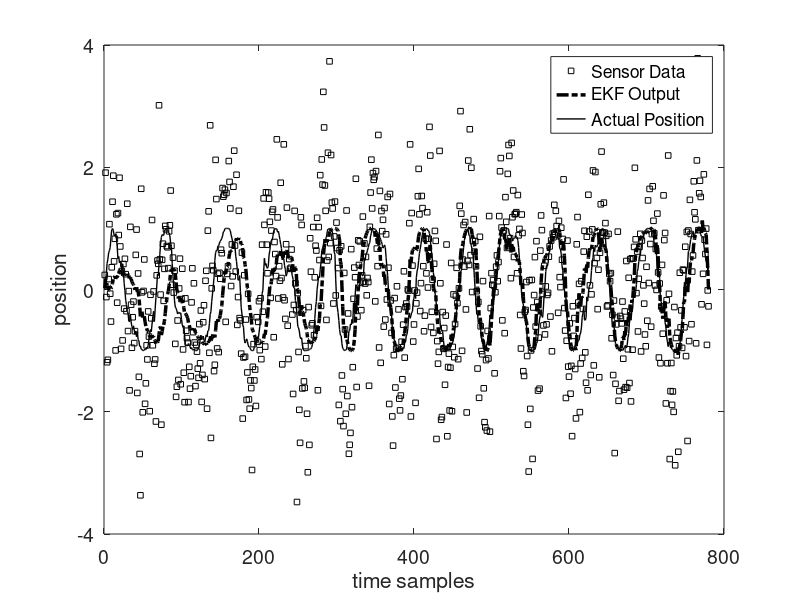

MATLAB code to generate this figure:
% FILE NAME     : EKF.m
%
% DESCRIPTION   : Code to implement extended Kalman filter for sinusoidal Model. 
%
% PLATFORM		: Matlab
%
% DATE	        	NAME
% 22nd-Oct-2018     Shashi Shivaraju

clc; %clear all the varaibles
clear; %clear the screeen

%Read data from file
Data = dlmread("sin-data.txt");
ActualPos = Data(:,1); %Actual position of data for reference
SensorData = Data(:,2); %Sensor measurement data
n = length(SensorData); %Length of data

%Initialize
t = 1; %time
measure_noise = 0.1;%Measurement noise
dynamic_noise = 0.001;%Dynamic nosie
%Jacobians
Dfda = [0 0 0; 0 1 0; 0 0 0];
Dgdx = [0 0 1];
Dgdn = [1];

Q = [0 0 0; 0 dynamic_noise 0; 0 0 0]; %CoVariance of Dynamic noise
R = [measure_noise]; %CoVariance of Measurement noise
deltaTime = 0.001; %variation in time interval

X_t1_t1 = [deltaTime;0.01; SensorData(1,1)]; %State matrix
I = eye(3) ; %Identity matrix (3x3)
S_t1_t1 = I; %State Co-variance

Filter_Output = zeros(1, n); %EKF output

%loop through the data set
while(t <  length(Data))
   
   %Predict the next state
   X_t_t1 = [ X_t1_t1(1,1) + (deltaTime*(t-1) * X_t1_t1(2,1));
                X_t1_t1(2,1);
                sin(0.1*X_t1_t1(1,1))];
   
   %Calculate jacobain for each loop 
   Dfx = [1 deltaTime*t 0; 0 1 0; 0.1*cos(0.1 * X_t_t1(1,1)) 0 0];
    
   %Predicting next state co-variance
   S_t_t1 = (Dfx * S_t1_t1 * Dfx') + (Dfda * Q * Dfda');
    
   %Measurement data
   Y_t = SensorData(t);
     
   %Calculating kalman gain
   K_t = S_t_t1 * Dgdx'/((Dgdx * S_t_t1 * Dgdx') + (Dgdn * R * Dgdn'));
    
   %Update state
   X_t_t = X_t_t1 + K_t * (Y_t - X_t_t1(3,1));
    
   %Store filter output for plotting
   Filter_Output(1,t) = X_t_t(3,1);
     
   %Update state co-variance
   S_t_t = (I - (K_t * Dgdx)) * S_t_t1;
    
   %Incriment loop counter
   t = t  + 1;
    
   %Update prev variables
   S_t1_t1 = S_t_t;
   X_t1_t1 = X_t_t;
         
end

%plot the actual,measured and filtered data
x = 1:length(Data);
figure (1)
plot(x,SensorData, "ks",'MarkerSize',4);
hold on;
plot(x, Filter_Output,'k-.','LineWidth',2.5);
plot(x, ActualPos,'k','LineWidth',1);
hold off;
xlabel("time samples");
ylabel("position");
set(gca,"FontSize",14);
legend('Sensor Data', 'EKF Output', 'Actual Position');

% %Ratios
% dynNoise = 0.001 mesNoise = 0.10
% dynNoise = 0.001 mesNoise = 0.01
% dynNoise = 0.001 mesNoise = 0.5
